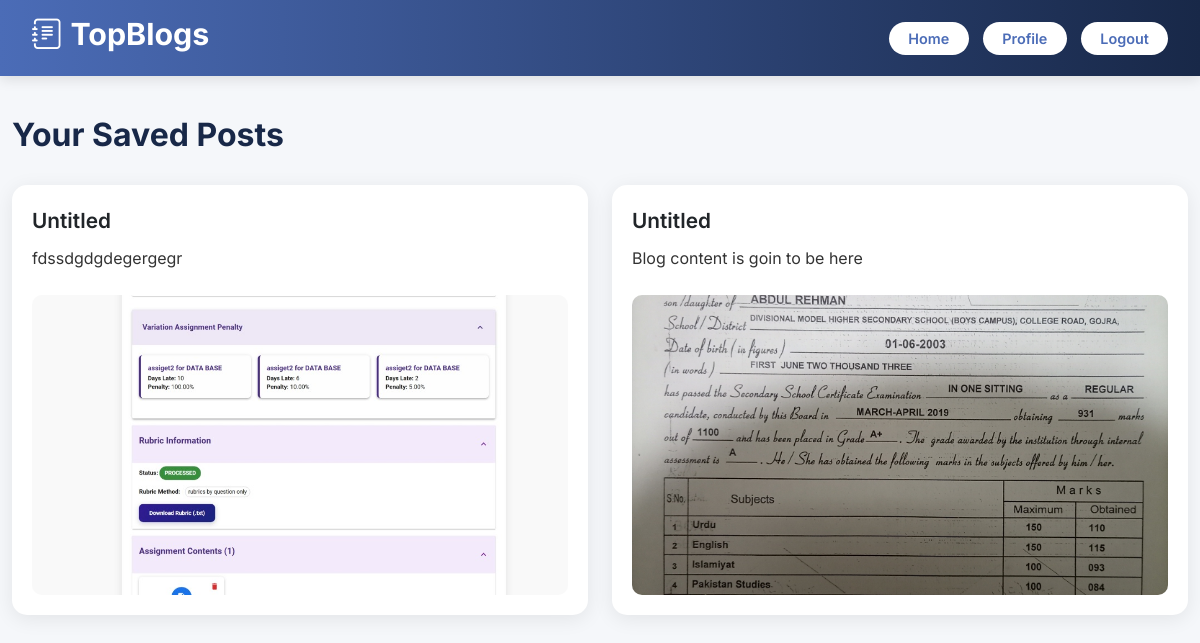
/show_save_post/ (signed in), run on the app's committed database.
### BlogApp/models.py (models this page shows, shortened)
class SavePost(models.Model):
    user = models.ForeignKey(User, on_delete=models.CASCADE, related_name='saved_posts')
    post = models.ForeignKey(Post, on_delete=models.CASCADE, related_name='saved_by')
    saved_at = models.DateTimeField(auto_now_add=True)
    class Meta:
        unique_together = ('user', 'post')

class Post(models.Model):
    author = models.ForeignKey(User, on_delete=models.CASCADE, related_name="posts")
    image = models.ImageField(upload_to="posts/", blank=True, null=True)
    text = models.TextField(blank=True)
    title=models.TextField(null=False, blank=False)
    created_at = models.DateTimeField(auto_now_add=True)

### BlogApp/views.py (the view)
# urls.py: path('show_save_post/',views.show_save_post,name="show_saved_post"),
@login_required
def show_save_post(request):
    saved_posts = SavePost.objects.filter(user=request.user).order_by('-saved_at')
    context = {
        'saved_posts': saved_posts
    }
    return render(request, 'save_post.html', context)

### BlogApp/templates/save_post.html (shortened to what this page needs)
{% load static %}
<!DOCTYPE html>
<html lang="en">
<head>
  <link href="https://cdn.jsdelivr.net/npm/bootstrap@5.3.3/dist/css/bootstrap.min.css" rel="stylesheet">
  <link href="https://cdn.jsdelivr.net/npm/bootstrap-icons@1.11.1/font/bootstrap-icons.css" rel="stylesheet">
</head>
<body>
<header>
  <h1><i class="bi bi-journal-text"></i> TopBlogs</h1>
  <div>
    <a href="{% url 'home' %}" class="nav-btn">Home</a>
    <a href="{% url 'profile' %}" class="nav-btn">Profile</a>
    <a href="{% url 'logout' %}" class="nav-btn">Logout</a>
  </div>
</header>
<div class="container">
    <h2>Your Saved Posts</h2>
    {% if saved_posts %}
        <div class="row">
            {% for save in saved_posts %}
                {% with post=save.post %}
                    <div class="col-md-6">
                        <div class="post-card">
                            <div class="post-title">{{ post.title }}</div>
                            <div class="post-text">{{ post.text|truncatechars:200 }}</div>
                            {% if post.image %}
                                <img src="{{ post.image.url }}" class="post-img" alt="Post Image">
                            {% endif %}
                        </div>
                    </div>
                {% endwith %}
            {% endfor %}
        </div>
    {% else %}
        <p class="no-posts">You have no saved posts yet.</p>
    {% endif %}
</div>
</body>
</html>

### BlogApp/templates/save_post.html (style rules this page uses)
body { background-color: #f5f7fa; font-family: 'Inter', sans-serif; margin: 0; padding: 0; }
header { background: linear-gradient(90deg, #4b6cb7, #182848); color: white; padding: 1rem 2rem; display: flex; justify-content: space-between; align-items: center; box-shadow: 0 4px 12px rgba(0,0,0,0.1); }
header h1 { font-size: 1.9rem; font-weight: 700; display: flex; align-items: center; gap: 0.5rem; }
.nav-btn { background-color: #fff; color: #4b6cb7; padding: 0.5rem 1.2rem; border-radius: 25px; font-weight: 600; text-decoration: none; transition: all 0.3s ease; font-size: 0.9rem; margin-left: 10px; }
.container { max-width: 1200px; margin: 40px auto; }
.post-card { background-color: #fff; border-radius: 15px; box-shadow: 0 4px 20px rgba(0,0,0,0.08); margin-bottom: 30px; overflow: hidden; padding: 20px; transition: transform 0.2s; }
.post-title { font-size: 1.3rem; font-weight: 600; margin-bottom: 10px; }
.post-text { font-size: 1rem; color: #333; margin-bottom: 15px; }
.post-img { max-height: 300px; object-fit: cover; border-radius: 10px; margin-top: 10px; width: 100%; }
h2 { margin-bottom: 30px; font-weight: 700; color: #182848; }

### data on the page
SavePost: post "Untitled", post.text "fdssdgdgdegergegr", post.image (picture)
SavePost: post "Untitled", post.text "Blog content is goin to be here", post.image (picture)
